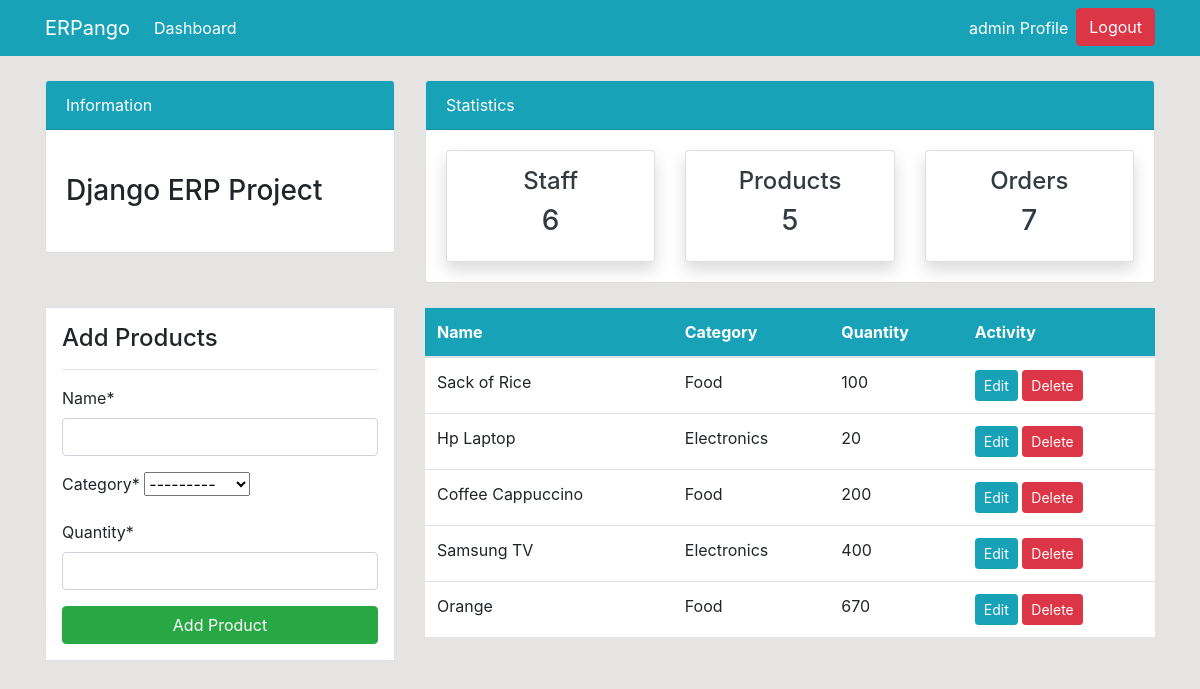
The page /product/ (signed in) on the database as committed earlier.
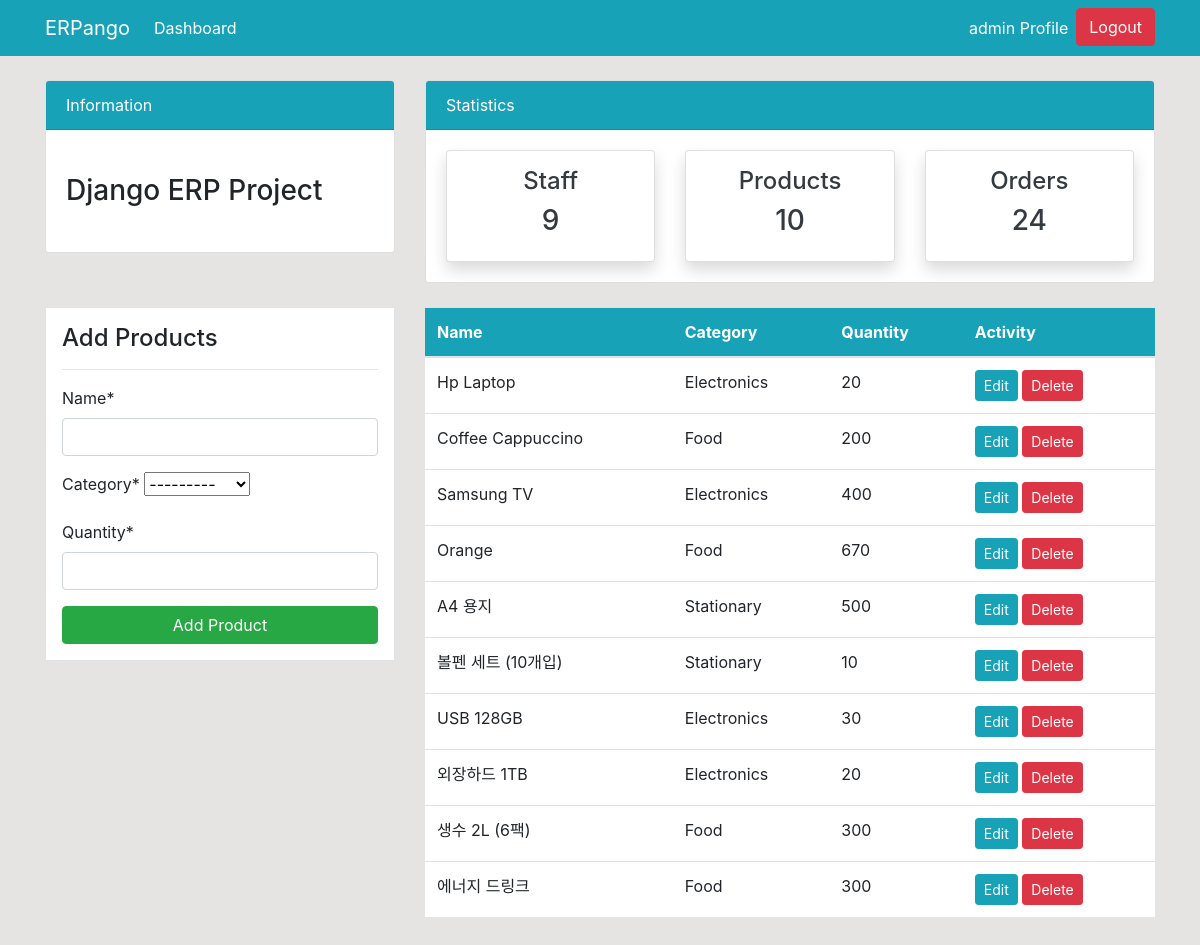
The same page on the database as committed later.
### dashboard/models.py (models this page shows, shortened)
class Product(models.Model):
    name = models.CharField(max_length=100, null=True)
    category = models.CharField(max_length=20, choices=CATEGORY, null=True)
    quantity = models.PositiveBigIntegerField(null=True)
    class Meta:
        verbose_name_plural = 'Product'

### dashboard/views.py (the view)
# urls.py: path('product/', views.product, name='dashboard-product'),
@login_required
def product(request):
    items = Product.objects.all()
    product_count = items.count()
    workers_count = User.objects.all().count()
    orders_count = Order.objects.all().count()
    if request.method == 'POST':
        form = ProductForm(request.POST)
        if form.is_valid():
            form.save()
            product_name = form.cleaned_data.get('name')
            messages.success(request, f'{product_name} has been added')
            return redirect('dashboard-product')
    else:
        form = ProductForm()
    context = {
        'items' : items,
        'form' : form,
        'workers_count' : workers_count,
        'orders_count': orders_count,
        'product_count' : product_count,
    }
    return render(request, 'dashboard/product.html', context)

### dashboard/forms.py
class ProductForm(forms.ModelForm):
    class Meta:
        model = Product
        fields = ['name', 'category', 'quantity']

### templates/dashboard/product.html (shortened to what this page needs)
{% extends 'partials/base.html' %}
{% load crispy_forms_tags %}
{% block content %}
    {% include 'partials/topnav.html' %}
    <div class="container">
        <div class="row my-4">
            <div class="col-md-4">
                <div class="border bg-white p-3">
                    <h4>Add Products</h4>
                    <hr>
                    <form method="POST">
                        {{ form|crispy }}
                        <input class="btn btn-success btn-block" type="submit" value="Add Product">
                    </form>
                </div>
            </div>
            <div class="col-md-8">
                <table class="table bg-white">
                    <thead class="bg-info">
                        <tr class="text-white">
                            <th scope="col">Name</th>
                            <th scope="col">Category</th>
                            <th scope="col">Quantity</th>
                            <th scope="col">Activity</th>
                        </tr>
                    </thead>
                    <tbody>
                        {% for item in items %}
                            <tr>
                                <td>{{ item.name }}</td>
                                <td>{{ item.category }}</td>
                                <td>{{ item.quantity }}</td>
                                <td>
                                    <a class="btn btn-info btn-sm" href="{% url 'dashboard-product-update' item.id %}">Edit</a>
                                    <a class="btn btn-danger btn-sm" href="{% url 'dashboard-product-delete' item.id %}">Delete</a>
                                </td>
                            </tr>
                        {% endfor %}
                    </tbody>
                </table>
            </div>
        </div>
    </div>
{% endblock %}

### templates/partials/base.html (shortened to what this page needs)
{% load static %}
<!doctype html>
<html lang="ko-kr">
  <head>
    <link rel="stylesheet" href="https://cdn.jsdelivr.net/npm/bootstrap@4.6.2/dist/css/bootstrap.min.css">
    <link rel="stylesheet" href="{% static '/style.css' %}">
  </head>
  <body>
    {% include 'partials/nav.html' %}
    {% block content %}
    {% endblock %}
  </body>
</html>

### templates/partials/nav.html (shortened to what this page needs)
<nav class="navbar navbar-expand-lg navbar-info bg-info">
    <div class="container">
        {% if user.is_authenticated %}
        <a class="navbar-brand text-white" href="{% url 'dashboard-index' %}">ERPango</a>
        <div class="collapse navbar-collapse" id="navbarSupportedContent">
            <ul class="navbar-nav mr-auto">
                <li class="nav-item active">
                    <a class="nav-link text-white" href="{% url 'dashboard-index' %}">
                        Dashboard <span class="sr-only">(current)</span>
                    </a>
                </li>
            </ul>
            <ul class="navbar-nav ml-auto">
                <li class="nav-item active">
                    <a class="nav-link text-white" href="{% url 'user-profile' %}">
                        {{ user.username }} Profile <span class="sr-only">(current)</span>
                    </a>
                </li>
                <li class="nav-item">
                    <form method="post" action="{% url 'user-logout' %}" style="display: inline;">
                        <button type="submit" class="btn btn-danger">Logout</button>
                    </form>
                </li>
            </ul>
        </div>
        {% endif %}
    </div>
</nav>

### templates/partials/topnav.html (shortened to what this page needs)
    <div class="container">
        <div class="row mt-4">
            <div class="col-md-4">
                <div class="card">
                    <div class="card-header bg-info text-white">
                        Information
                    </div>
                    <div class="card-body">
                        <marquee behavior="" direction="">
                            <h3 class="my-4">Django ERP Project</h3>
                        </marquee>
                    </div>
                </div>
            </div>
            <div class="col-md-8">
                <div class="card">
                    <div class="card-header bg-info text-white">
                        Statistics
                    </div>
                    <div class="card-body">
                        <div class="row">
                            <div class="col-md-4">
                                <a class="text-decoration-none text-dark" href="{% url 'dashboard-staff' %}">
                                    <div class="card my-card shadow text-center p-3">
                                        <h4>Staff </h4>
                                        <h3>{{ workers_count }}</h3>
                                    </div>
                                </a>
                            </div>
                            <div class="col-md-4">
                                <a class="text-decoration-none text-dark" href="{% url 'dashboard-product' %}">
                                    <div class="card my-card shadow text-center p-3">
                                        <h4>Products </h4>
                                        <h3>{{ product_count }}</h3>
                                    </div>
                                </a>
                            </div>
                            <div class="col-md-4">
                                <a class="text-decoration-none text-dark" href="{% url 'dashboard-order' %}">
                                    <div class="card my-card shadow text-center p-3">
                                        <h4>Orders </h4>
                                        <h3>{{ orders_count }}</h3>
                                    </div>
                                </a>
                            </div>
                        </div>
                    </div>
                </div>
            </div>
        </div>
    </div>

### static/style.css (style rules this page uses)
body { background: rgb(230, 227, 227); }

Rows that differ between the two databases and show on the page:
removed Product: name "Sack of Rice", category "Food", quantity "100"
added Product: name "A4 용지", category "Stationary", quantity "500"
added Product: name "볼펜 세트 (10개입)", category "Stationary", quantity "10"
added Product: name "USB 128GB", category "Electronics", quantity "30"
added Product: name "외장하드 1TB", category "Electronics", quantity "20"
added Product: name "생수 2L (6팩)", category "Food", quantity "300"
added Product: name "에너지 드링크", category "Food", quantity "300"
Other text that changed with them:
{{ workers_count }}: "6" → "9"
{{ product_count }}: "5" → "10"
{{ orders_count }}: "7" → "24"
